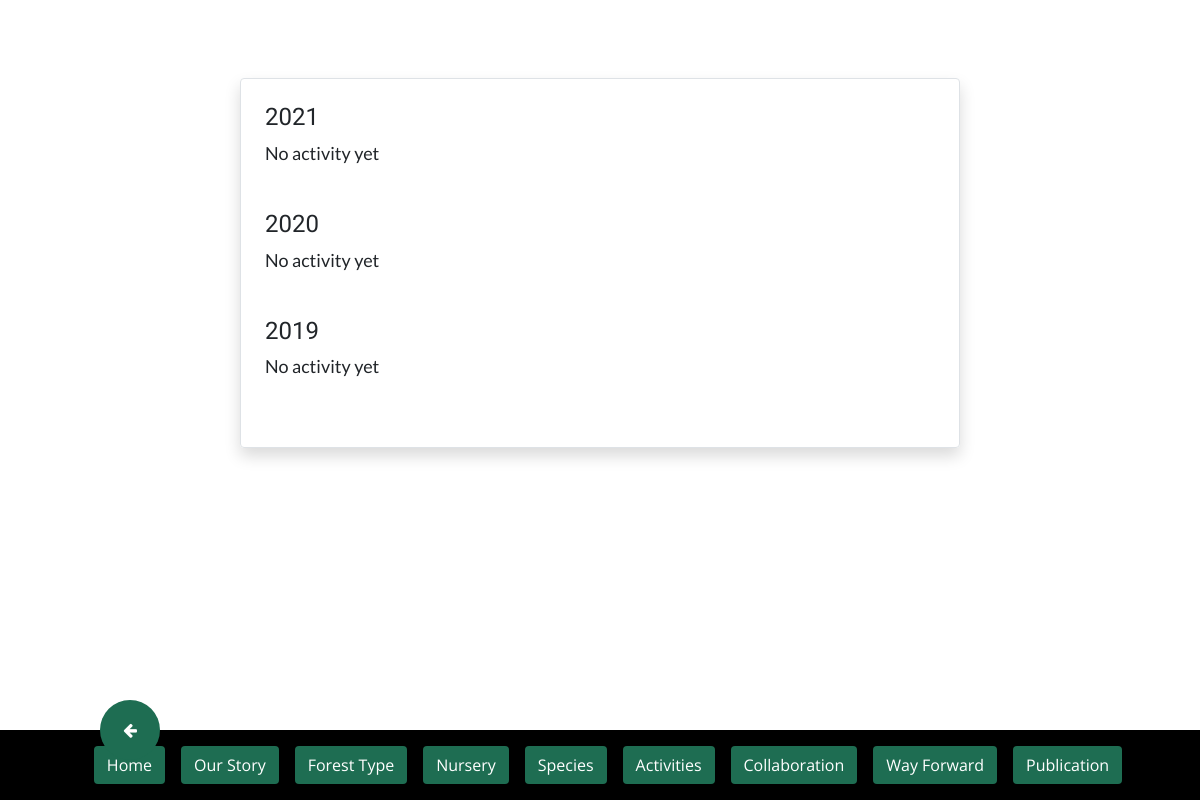
/activity/corporate_index/, run on an earlier commit of the app's database.
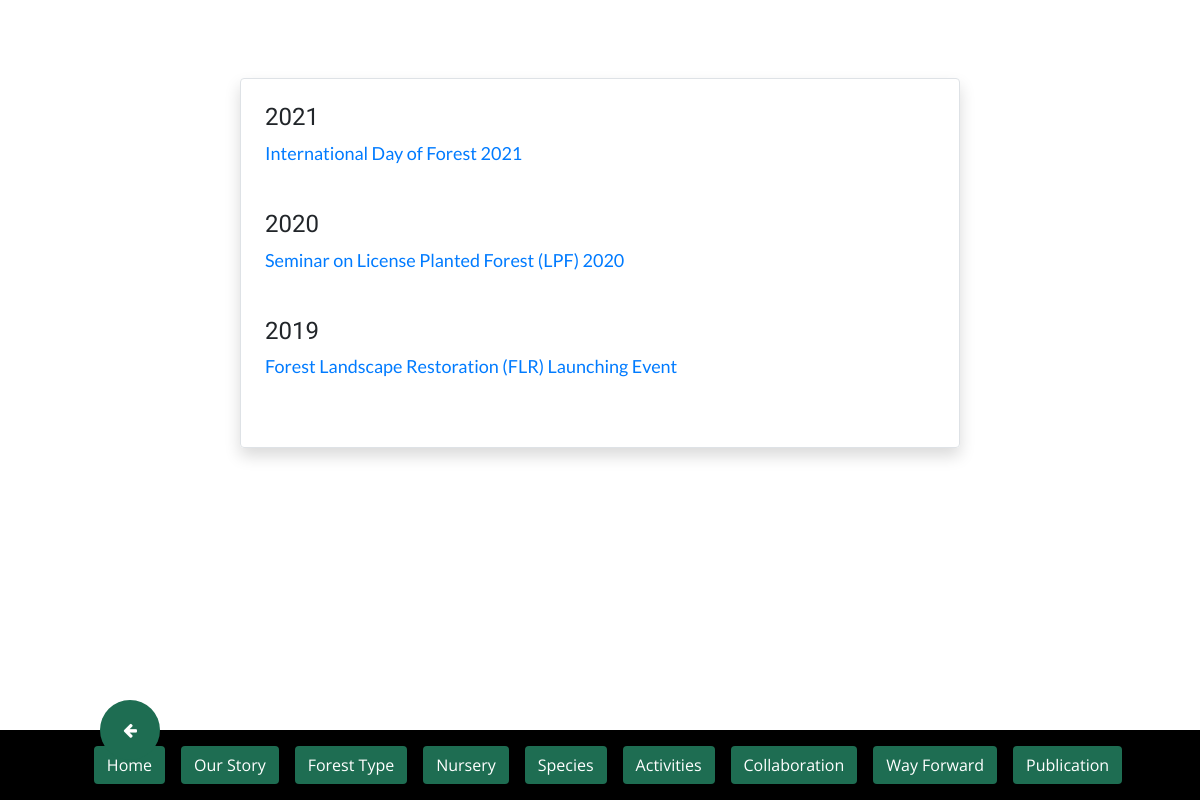
And on a later commit of the database.
### activity/models.py (models this page shows, shortened)
class Activity(models.Model):
	date_created = models.DateTimeField(auto_now_add=True)
	date_held = models.CharField(max_length=100)
	year = models.CharField(max_length=10, choices=YEAR_CHOICES, default="2021")
	activity_type = models.CharField(max_length=50, choices=ACTIVITY_CHOICES, default='PLANTING')
	name = models.CharField(max_length=200)
	location = models.CharField(max_length=100)
	participant = models.CharField(max_length=200)
	description = models.TextField()
	activity_img = models.ImageField('Activity image', null=True, blank=True, upload_to='activity_img/')
	class Meta:
		ordering = ['-date_created']

### activity/views.py (the view)
# urls.py: path('corporate_index/', corporate_index, name='corporate_index'),
def corporate_index(request):
	corporate_2021_index = data_object.filter(year__icontains='2021').filter(activity_type__icontains='corporate')
	corporate_2020_index = data_object.filter(year__icontains='2020').filter(activity_type__icontains='corporate')
	corporate_2019_index = data_object.filter(year__icontains='2019').filter(activity_type__icontains='corporate')
	corporate_2018_index = data_object.filter(year__icontains='2018').filter(activity_type__icontains='corporate')
	corporate_2017_index = data_object.filter(year__icontains='2017').filter(activity_type__icontains='corporate')
	return render(request, 'activity/corporate_index.html', {
			'corporate_2021_index':corporate_2021_index,
			'corporate_2020_index':corporate_2020_index,
			'corporate_2019_index':corporate_2019_index,
			'corporate_2018_index':corporate_2018_index,
			'corporate_2017_index':corporate_2017_index
		})

### activity/templates/activity/corporate_index.html
{% extends 'base_en.html' %}
{% block content %}
<br>
<br>
<div class="custom-div fade-in border rounded shadow mt-4 p-4">
	<h4>2021</h4>
	{% if corporate_2021_index %}
		{% for post in corporate_2021_index %}
		<a href="{% url 'activity_detail' post.pk %}">
			<p>{{ post.name }}</p>
		</a>
		{% endfor %}
	{% else %}
	<p>No activity yet</p>
	{% endif %}
	<br>
	<h4>2020</h4>
	{% if corporate_2020_index %}
		{% for post in corporate_2020_index %}
		<a href="{% url 'activity_detail' post.pk %}">
			<p>{{ post.name }}</p>
		</a>
		{% endfor %}
	{% else %}
	<p>No activity yet</p>
	{% endif %}
	<br>
	<h4>2019</h4>
	{% if corporate_2019_index %}
		{% for post in corporate_2019_index %}
		<a href="{% url 'activity_detail' post.pk %}">
			<p>{{ post.name }}</p>
		</a>
		{% endfor %}
	{% else %}
	<p>No activity yet</p>
	{% endif %}
	<br>
</div>
{% endblock %}

What changed in the data, as far as the page shows it:
added Activity: name "International Day of Forest 2021", shown under "2021"
added Activity: name "Seminar on License Planted Forest (LPF) 2020", shown under "2020"
now on this page (row edited): Activity: name "Forest Landscape Restoration (FLR) Launching Event", shown under "2019"
Also different on the page:
text no longer shown: "No activity yet No activity yet No activity yet"
